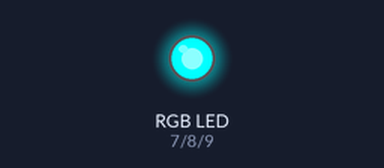
Bench run of a sketch on a simulated Arduino Uno, built with avr-gcc and run on an emulated ATmega328P. Parts: an RGB LED mixed from three pins (HIGH = lit).

Above: at 1.0 s.
At 5.0 s:
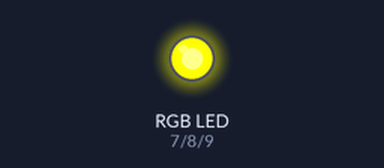
At 7.0 s:
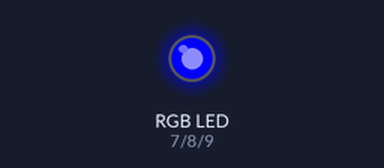
At 9.0 s:
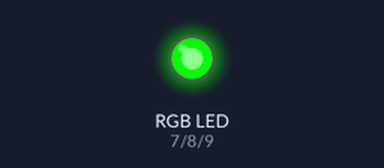
At 13.0 s:
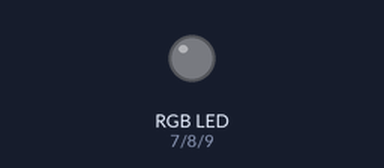
At 17.0 s:
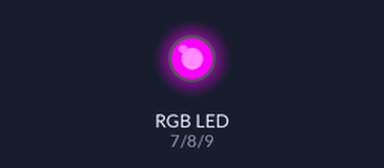
Timing chart, 0 to 18.2 s (numbered marks = the images above):
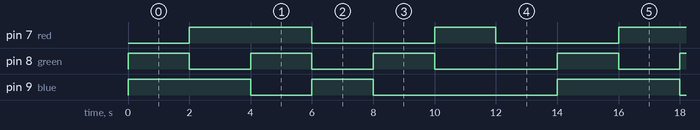

The sketch:

rgb_led.ino
```cpp
int red = 7;
int green =8;
int blue = 9;
void setup() {
  // put your setup code here, to run once:
  pinMode(red, OUTPUT);
  pinMode(green, OUTPUT);
  pinMode(blue, OUTPUT);

}

void loop() {
  // put your main code here, to run repeatedly:
  digitalWrite(red, LOW);
  digitalWrite(green, HIGH);
  digitalWrite(blue, HIGH);
  delay(2000);
  digitalWrite(red, HIGH);
  digitalWrite(green, LOW);
  digitalWrite(blue, HIGH);
  delay(2000);
  digitalWrite(red, HIGH);
  digitalWrite(green, HIGH);
  digitalWrite(blue, LOW);
  delay(2000);
  digitalWrite(red, LOW);
  digitalWrite(green, LOW);
  digitalWrite(blue, HIGH);
  delay(2000);
  digitalWrite(red, LOW);
  digitalWrite(green, HIGH);
  digitalWrite(blue, LOW);
  delay(2000);
  digitalWrite(red, HIGH);
  digitalWrite(green, LOW);
  digitalWrite(blue, LOW);
  delay(2000);
  digitalWrite(red, LOW);
  digitalWrite(green, LOW);
  digitalWrite(blue, LOW);
  delay(2000);

}
```

Measured:
- by itself, pin 7 (red): repeats every 14.0 s: LOW 4.0 s, HIGH 2.0 s, LOW 4.0 s, HIGH 4.0 s
- by itself, pin 8 (green): repeats every 14.0 s: 2 × (LOW 2.0 s, HIGH 2.0 s), LOW 4.0 s, HIGH 2.0 s
- by itself, pin 9 (blue): repeats every 14.0 s: LOW 2.0 s, HIGH 2.0 s, LOW 6.0 s, HIGH 4.0 s
